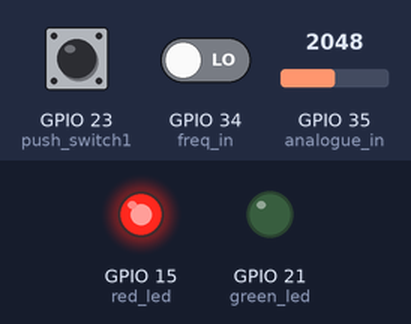
Bench run of a sketch on a simulated ESP32. Shown: output pins drawn as LEDs (lit = HIGH). Inputs (shaded band) come from the test bench; at power-on: GPIO 23 (push_switch1) LOW, GPIO 34 (freq_in) LOW, GPIO 35 (analogue_in) = 2048. What the sketch prints to the serial monitor is not drawn. At 0.5 s the program stops and its outputs stay as they are.

Above: at 0.1 s.
Timing chart, 0 to 1.6 s (numbered marks = the images above):
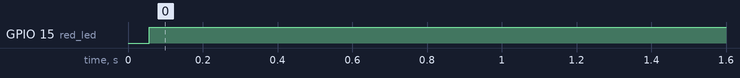

The sketch:

assembled.ino
```cpp
//Charles Birdsall H00219071 10.3.22//
//B32DG Embedded Software Assignment2//
//assembled form//
//The time library used
#include <time.h>

//Establish pins as variables
const int green_led = 21;

//Establish variables. a,b,c & d are used to define the lengths of LED pulses, as taken from assignment1. //
const int a=0.2;
const int b=0.9;
int c=14;
const int d=2;
const int TASK1=0.05;
const int L = 0.05;
int T;
const int push_switch1 = 23; //establish input for push switch
//establish frequency input pin as a variable//
 const int freq_in = 34;
 int freq_flag = 0; //the flag to indicate if the signal is low then went high
 int frequency = 0; //the value of the frequency in Hz
 int freq_count = 0; //The number of pulses over the time period
  int raw_value;
  int raw_value_old;
unsigned long start_timeF;
unsigned long currentTime;
//Establish analogue read as a variable//
const int analogue_in = 35;
const int red_led = 15;
float analogue_hist0;
float analogue_hist1;
float analogue_hist2;
float analogue_hist3;
float analogue_average ;
const float analogue_max = 3.3;
int error_code = 0;

void setup() {
  // put your setup code here, to run once:
//establish LED pin as an output
  pinMode(green_led, OUTPUT);
T=(c*a)+(b*c)+L*(1+2+3+4+5+6+7+8+9+10+11+12+13);
  pinMode(push_switch1, INPUT); //set pin as INPUT
  Serial.begin(9600); //start serial plotter
   pinMode (freq_in, INPUT); //set the frequency read pin as an input
   pinMode(red_led, OUTPUT);
  pinMode(analogue_in, INPUT);
  analogue_hist0=analogRead(analogue_in);
  analogue_hist1=analogue_hist0;
  analogue_hist2=analogue_hist1;
  analogue_hist3=analogue_hist2;
}

//this subfunction creates a delay based on the clock in the time library. A traditional delay was found to pause the whole code and prevent the button inputs form registering//
void delay2(int nosecs){
  clock_t start_time= clock(); //define the start time of the clock
  while (clock() < start_time + nosecs);  //adds the number of elapsed milliseconds on to the clock so timing can be calculated
}

int switchread(){
  int ps1s = digitalRead(push_switch1); //set variable that is read from switch value
  if (ps1s==HIGH){
    Serial.println("Switch is pressed");  //if the input is high print that the button is pressed
  }
  else if (ps1s==LOW){
    Serial.println("Switch is not pressed"); //if the input is low print that the button is not pressed
  }
}

//This subfunction measures the frequency from the input
void freq_measure (){
  raw_value=digitalRead(freq_in);
  raw_value_old= raw_value;
  freq_count=0;


  start_timeF= micros(); //define the start time of the clock
  currentTime=micros();
    while ((currentTime-start_timeF) < 40000){  //effectively delays for 0.04seconds, the optimum time for detecting frequency that keeps errors within +/- 2.5%

      raw_value=digitalRead(freq_in);
      if (raw_value_old != raw_value){ //If frequency input is high and was previously low (ie flag is on) add one to the value of the frequency counter.
        freq_count++;
        raw_value_old=raw_value;}


      //Serial.println(raw_value);
      //Serial.println(raw_value_old);
      currentTime=micros();

    }
    if (micros()>= start_timeF +40000){ //calculate the frequency by scaling 0.04s up to 1s
        frequency =freq_count*25/2;
        Serial.println("yeah its working");
      }
}

void analogue_process(){
  analogue_hist3=analogue_hist2;
  analogue_hist2=analogue_hist1;
  analogue_hist1=analogue_hist0;
  analogue_hist0=analogRead(analogue_in)*(3.3/4095);
}

void analogue_filter(){
  analogue_average= (analogue_hist0+analogue_hist1+analogue_hist2+analogue_hist3)/4;
  Serial.print("filtered analog value");
  Serial.println(analogue_average);
  Serial.print(analogue_hist0);
}

void analogue_error(){
  if (analogue_hist0 > (0.5*analogue_max)){
    error_code = 1;
    }
    else if (analogue_hist0 < (0.5*analogue_max)){
    error_code = 0;
    }
}

void error_out(){
  if (error_code==1){
    digitalWrite(red_led,HIGH);
  }
  else if (error_code!=1){
    digitalWrite(red_led,LOW);
  }
}

void task6 (){
 int i;
  for (i=1; i<1000; +i){
    __asm__ __volatile__ ("nop");
  }
}

void loop() {
  // put your main code here, to run repeatedly:
digitalWrite(green_led,HIGH); // turn red led on
      delay2(L);
digitalWrite(green_led,LOW);
switchread();
freq_measure();  //call frequency measuring function
Serial.println(raw_value);
Serial.print("Count");
Serial.println(freq_count);  //print the inital count
Serial.print("frequency = ");
Serial.print(frequency);
Serial.println("Hz"); //print the processed frequency
  // put your main code here, to run repeatedly:
analogue_process();
analogue_filter();
analogue_error();
error_out();
task6();
}
```

Measured:
- by itself, GPIO 15 (red_led): LOW → HIGH at 0.06 s
